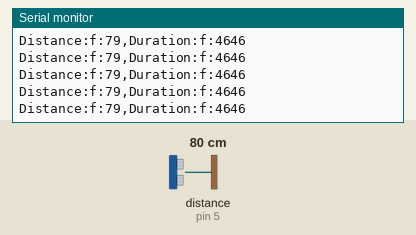
The sketch below on a simulated Arduino Uno, built with avr-gcc and run on an emulated ATmega328P. Shown: the last lines printed to the serial monitor. Wiring (inferred from the names in the program): ultrasonic range finder: trigger pin 6; echo pin 5. Inputs (shaded band) come from the test bench; at power-on: distance to the obstacle (sensor on pin 5) 80 cm. The echo pulse lasts 58.3 µs per cm.

Above: at 1.2 s.
1.3 s: distance to the obstacle (sensor on pin 5) set to 35 cm
At 1.6 s:
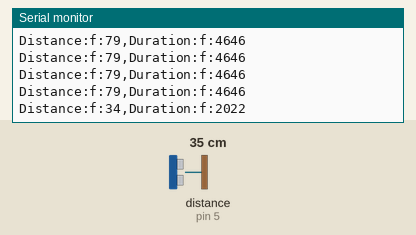
4.3 s: distance to the obstacle (sensor on pin 5) set to 2 cm
At 4.44 s:
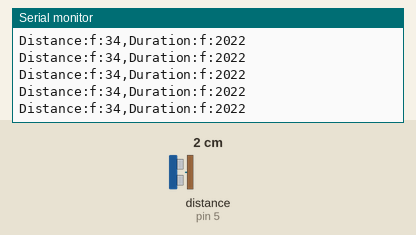
Timing chart, 0 to 7.3 s (numbered marks = the images above; inputs shaded):
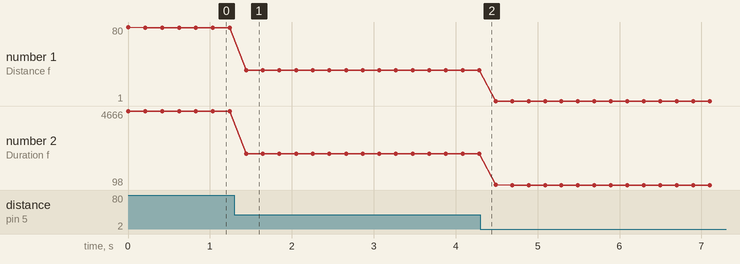

The sketch:

sketch_may5a.ino
```cpp
#define Echo_EnterPin 5 // Echo input pin
#define Trigger_ExitPin 6 // Trigger output pin

int maximumRange = 300;
int minimumRange = 2;
long distance;
long duration;

int sensorValue1;
int sensorValue2;

void setup() {
  Serial.begin (9600);
  pinMode(Trigger_ExitPin, OUTPUT);
  delayMicroseconds (2);
  pinMode(Echo_EnterPin, INPUT);
  delayMicroseconds (10);
}

void loop() {
  digitalWrite (Trigger_ExitPin, LOW);
  delayMicroseconds (2);
  digitalWrite (Trigger_ExitPin, HIGH);
  delayMicroseconds (10);
  digitalWrite (Trigger_ExitPin, LOW);

  duration = pulseIn (Echo_EnterPin, HIGH);

  distance = (duration / 2) / 29.1;

  Serial.print("Distance:f:");
  Serial.print(distance);
  Serial.print(",Duration:f:");
  Serial.print(duration);
  Serial.println();
  // The calculated distance is output in the serial output
  //Serial.println (sensorData);
  delay (200);
}
```

Measured:
- after the input at 1.3 s, the serial monitor: prints a new line after 0.14 s (image 1)
- plotted number 1: 79 → 34 after the input at 1.3 s, 34 → 1 after the input at 4.3 s
- plotted number 2: 4646 → 2022 after the input at 1.3 s, 2022 → 98 after the input at 4.3 s
